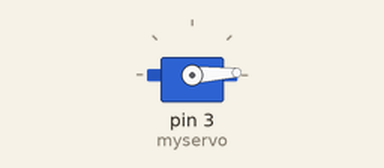
A sketch run on a simulated Arduino Uno, built with avr-gcc and run on an emulated ATmega328P. Shown: servo.

Above: at 0.05 s.
At 1.3 s:
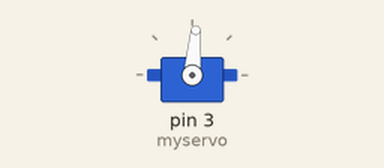
At 2.6 s:
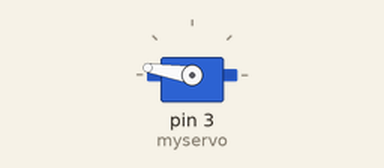
At 5.2 s:
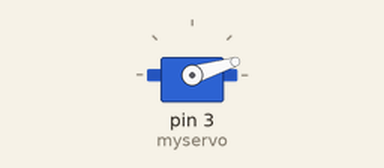
Timing chart, 0 to 7.1 s (numbered marks = the images above):
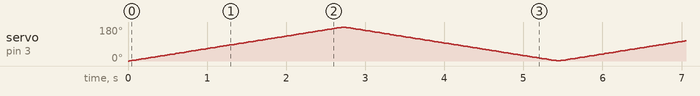

The sketch:

servo_PWM.ino
```cpp
#include "servo.h"

Servo myservo;  // create servo object to control a servo
                // a maximum of eight servo objects can be created

int pos = 0;    // variable to store the servo position

void setup()
{
  myservo.attach(3);  // attaches the servo on pin 2 to the servo object
}


void loop()
{
  for(pos = 0; pos < 180; pos += 1)  // goes from 0 degrees to 180 degrees
  {                                  // in steps of 1 degree
    myservo.write(pos);              // tell servo to go to position in variable 'pos'
    delay(15);                       // waits 15ms for the servo to reach the position
  }
  for(pos = 180; pos>=1; pos-=1)     // goes from 180 degrees to 0 degrees
  {
    myservo.write(pos);              // tell servo to go to position in variable 'pos'
    delay(15);                       // waits 15ms for the servo to reach the position
  }
}
```
